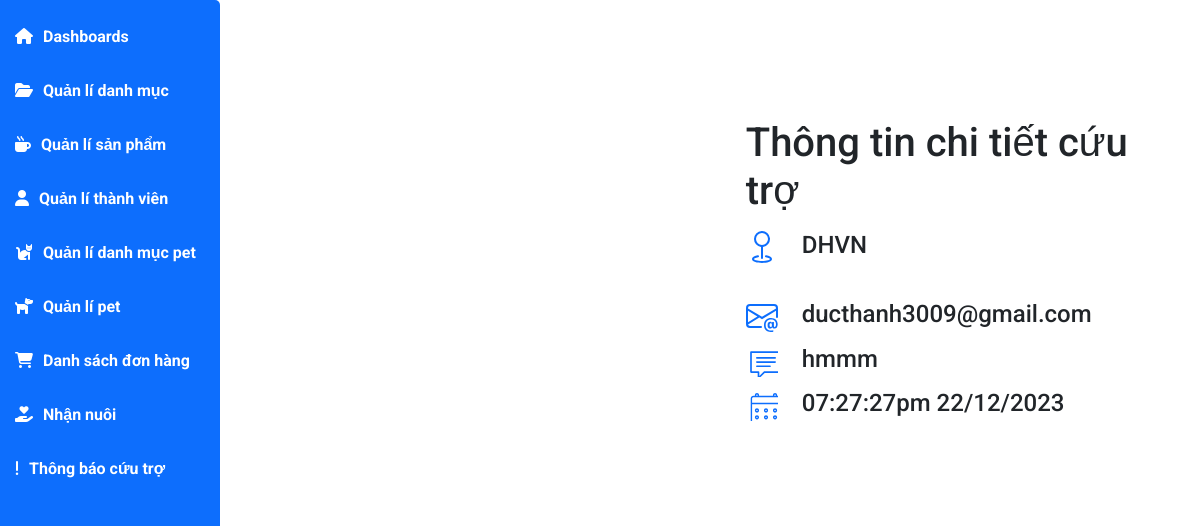
Screenshot of /admin/index.php?act=rescue_detail&idrescue=3 with the database file from the repository.
### tables this page shows
CREATE TABLE `tbl_report` (
  `id_RP` int(11) NOT NULL,
  `name` varchar(255) NOT NULL,
  `mail` varchar(255) NOT NULL,
  `location` text NOT NULL,
  `noidung` text NOT NULL,
  `latitude` text NOT NULL,
  `longitude` text NOT NULL,
  `ngayRP` text NOT NULL
);

### model/pdo.php (called while the page is built, shortened)
<?php
function pdo_get_connection(){
    $dburl = "mysql:host=localhost;dbname=dacs2;charset=utf8";
    $username = 'root';
    $password = '';
    $conn = new PDO($dburl, $username, $password);
    $conn->setAttribute(PDO::ATTR_ERRMODE, PDO::ERRMODE_EXCEPTION);
    return $conn;
}
function pdo_query($sql){
    $sql_args = array_slice(func_get_args(), 1);
    try{
        $conn = pdo_get_connection();
        $stmt = $conn->prepare($sql);
        $stmt->execute($sql_args);
        $rows = $stmt->fetchAll();
        return $rows;
    }
    catch(PDOException $e){
        throw $e;
    }
    finally{
        unset($conn);
    }
}

### model/binhluan.php (called while the page is built, shortened)
<?php
function loadone_report($id){
    $sql="SELECT * FROM tbl_report Where id_RP = '".$id."'";
    $listbl=pdo_query($sql);
    return $listbl;
}
?>

### admin/view/rescue/detail.php (the view, shortened to what this page needs)
<div class="main-content">
<section class="py-3 py-md-5">
    <div class="container">
        <div class="row gy-3 gy-md-4 gy-lg-0 align-items-lg-center">
            <div class="col-12 col-lg-6">
                <iframe width="600" height="450" frameborder="0" style="border:0" src="https://www.google.com/maps/embed?pb=!1m18!1m12!1m3!1d<?=$rp[0]['latitude']?>!2d<?=$rp[0]['longitude']?>!3d15.973343822717423!2m3!1f0!2f0!3f0!3m2!1i1024!2i768!4f13.1!3m3!1m2!1s0x0%3A0x0!2zMTXCsDEyJzU2LjAiTiAxMDjCsDI1JzIwMjMuMCJF!5e0!3m2!1sen!2s!4v1613519208867!5m2!1sen!2s" allowfullscreen></iframe>
            </div>
            <div class="col-12 col-lg-6">
                <div class="row justify-content-xl-center">
                    <div class="col-12 col-xl-11">
                        <h2 class="h1 mb-3">Thông tin chi tiết cứu trợ</h2>
                        <div class="d-flex mb-4">
                            <div class="me-4 text-primary">
                            </div>
                            <div>
                                <h4 class="mb-3"><?= $rp[0]['location'] ?></h4>
                            </div>
                        </div>
                        <div class="d-flex">
                            <div class="me-4 text-primary">
                            </div>
                            <div>
                                <h4 class="mb-3"><?= $rp[0]['mail'] ?></h4>
                            </div>
                        </div>
                        <div class="d-flex">
                            <div class="me-4 text-primary">
                            </div>
                            <div>
                                <h4 class="mb-3"><?= $rp[0]['noidung'] ?></h4>
                            </div>
                        </div>
                        <div class="d-flex">
                            <div class="me-4 text-primary">
                            </div>
                            <div>
                                <h4 class="mb-3"><?= $rp[0]['ngayRP'] ?></h4>
                            </div>
                        </div>
                    </div>
                </div>
            </div>
        </div>
    </div>
    </div>

### admin/view/assets/css/main.css (style rules this page uses)
* { padding: 0; margin: 0; box-sizing: border-box; font-family: 'Roboto', sans-serif; }
body { background-color: #e6e6e6; }
.main-content { padding-left: 240px; padding-bottom: 20px; }

### rows the page displays
tbl_report: location "DHVN", mail "ducthanh3009@gmail.com", noidung "hmmm", ngayRP "07:27:27pm 22/12/2023"
